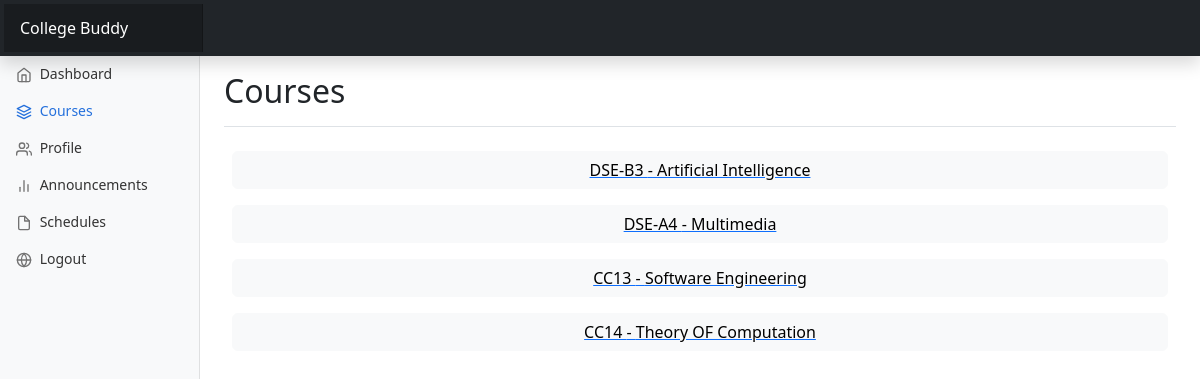
Page /courses (signed in) on the earlier database version.
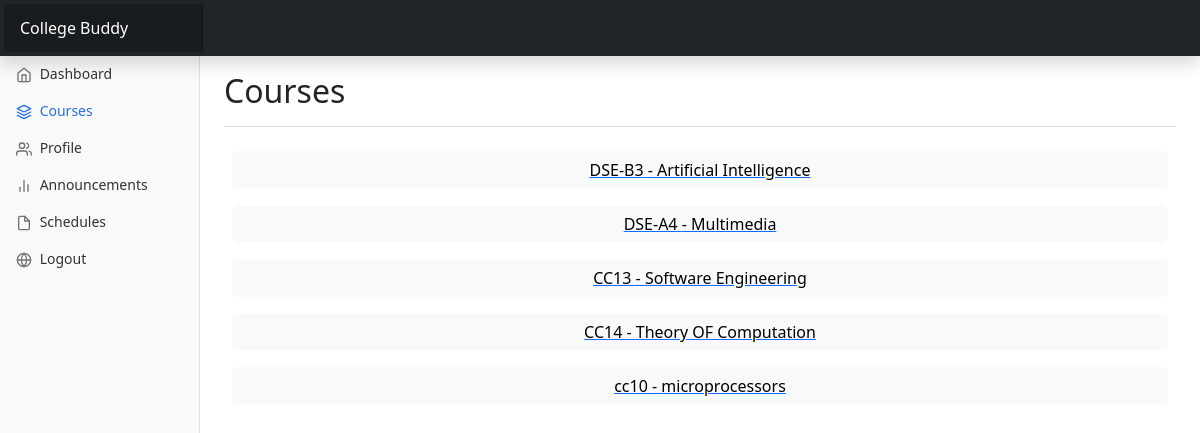
Same page on the later database version.
### dashboard/models.py (models this page shows, shortened)
class Course(models.Model):
    course_id = models.CharField(max_length=20)
    name = models.CharField(max_length=50)
    description = models.TextField(blank=True, null=True)

### dashboard/views.py (the view)
# urls.py: path('courses', views.courses,name='courses'),
@login_required
def courses(request):
    if request.user.is_authenticated and request.user.groups.filter(name='Student').exists():
        student = Student.objects.get(roll_no=request.user)
        courses = Course.objects.filter(enrolled_students__in=[student])
        is_student = True
    elif request.user.is_authenticated and request.user.groups.filter(name='Professor').exists():
        professor = Professor.objects.get(professor_id=request.user)
        courses = Course.objects.filter(instructors__in=[professor])
        is_student = False
    elif request.user.is_authenticated:
       courses = Course.objects.all
       is_student = False
    else:
        return redirect('login')
    context = {
        'courses': courses,
    }
    return render(request,'courses.html',context)

### templates/courses.html (shortened to what this page needs)
{% extends 'base.html' %}
{% block courses %}active{% endblock courses  %}
{% block header%}Courses{% endblock header %}
{% block body %}
    <div>
        {% for course in courses %}
        <a  class="d-grid gap-2 p-2" href="{% url 'coursedetails' course.course_id %}">
            <button class="btn btn-light">{{ course.course_id }} - {{ course.name }}</button>
          </a>
        {% endfor %}
        </div>
{% endblock body %}

### templates/base.html (shortened to what this page needs)
<!DOCTYPE html>
<html lang="en" data-bs-theme="auto">
  <head>
    <link href="https://cdn.jsdelivr.net/npm/bootstrap@5.3.0-alpha3/dist/css/bootstrap.min.css" rel="stylesheet"/>
    <link href="../static/dashboard.css" rel="stylesheet" />
  </head>
  <body>
    <header class="navbar navbar-dark sticky-top bg-dark flex-md-nowrap p-1 shadow" >
      <a class="navbar-brand col-md-3 col-lg-2 me-0 px-3 fs-6" href="" >College Buddy</a>
    </header>
    <div class="container-fluid">
      <div class="row">
        <nav id="sidebarMenu" class="col-md-3 col-lg-2 d-md-block bg-body-tertiary sidebar collapse " >
          <div class="position-sticky pt-0 sidebar-sticky">
            <ul class="nav flex-column">
              <li class="nav-item">
                <a class="nav-link {% block dashboard %}{% endblock dashboard %}" aria-current="page" href="{%url 'dashboard' %}">
                  <span data-feather="home" class="align-text-bottom"></span>
                  Dashboard
                </a>
              </li>
              <li class="nav-item">
                <a class="nav-link {% block courses %}{% endblock courses %}" href="{%url 'courses' %}">
                  <span data-feather="layers" class="align-text-bottom"></span>
                  Courses
                </a>
              </li>
              <li class="nav-item">
                <a class="nav-link {% block profile %}{% endblock profile %}" href="{%url 'profile' %}">
                  <span data-feather="users" class="align-text-bottom"></span>
                  Profile
                </a>
              </li>
              <li class="nav-item">
                <a class="nav-link {% block announcements %}{% endblock announcements %}" href="{%url 'announcement' %}">
                  <span data-feather="bar-chart-2" class="align-text-bottom" ></span>
                  Announcements
                </a>
              </li>
              <li class="nav-item">
                <a class="nav-link {% block schedules %}{% endblock schedules %}" href="{%url 'schedules' %}">
                  <span data-feather="file" class="align-text-bottom"></span>
                  Schedules
                </a>
              </li>
              <li class="nav-item">
                <a class="nav-link " href="{%url 'logout' %}">
                  <span data-feather="globe" class="align-text-bottom"></span>
                  Logout
                </a>
              </li>
            </ul>
          </div>
        </nav>
        <main class="col-md-9 ms-sm-auto col-lg-10 px-md-4">
          <div class="d-flex justify-content-between flex-wrap flex-md-nowrap align-items-center pt-3 pb-2 mb-3 border-bottom header">
            <h1 class="h2 ">{% block header %}{% endblock header %}</h1>
          </div>
          {% block body %}{% endblock body %}
        </main>
      </div>
    </div>
  </body>
</html>

### static/dashboard.css (style rules this page uses)
body { font-size: .875rem; }
.feather { width: 16px; height: 16px; }
.sidebar { position: fixed; top: 0; bottom: 0; left: 0; z-index: 100; padding: 55px 0 0; box-shadow: inset -1px 0 0 rgba(0, 0, 0, .1); }
.sidebar-sticky { height: calc(100vh - 48px); overflow-x: hidden; overflow-y: auto; }
.sidebar .nav-link { font-weight: 500; color: #333; }
.sidebar .nav-link .feather { margin-right: 4px; color: #727272; }
.sidebar .nav-link.active { color: #2470dc; }
.sidebar .nav-link:hover .feather, .sidebar .nav-link.active .feather { color: inherit; }
.navbar-brand { padding-top: .75rem; padding-bottom: .75rem; background-color: rgba(0, 0, 0, .25); box-shadow: inset -1px 0 0 rgba(0, 0, 0, .25); }

Differences in the rows shown:
added Course: course_id "cc10", name "microprocessors"
